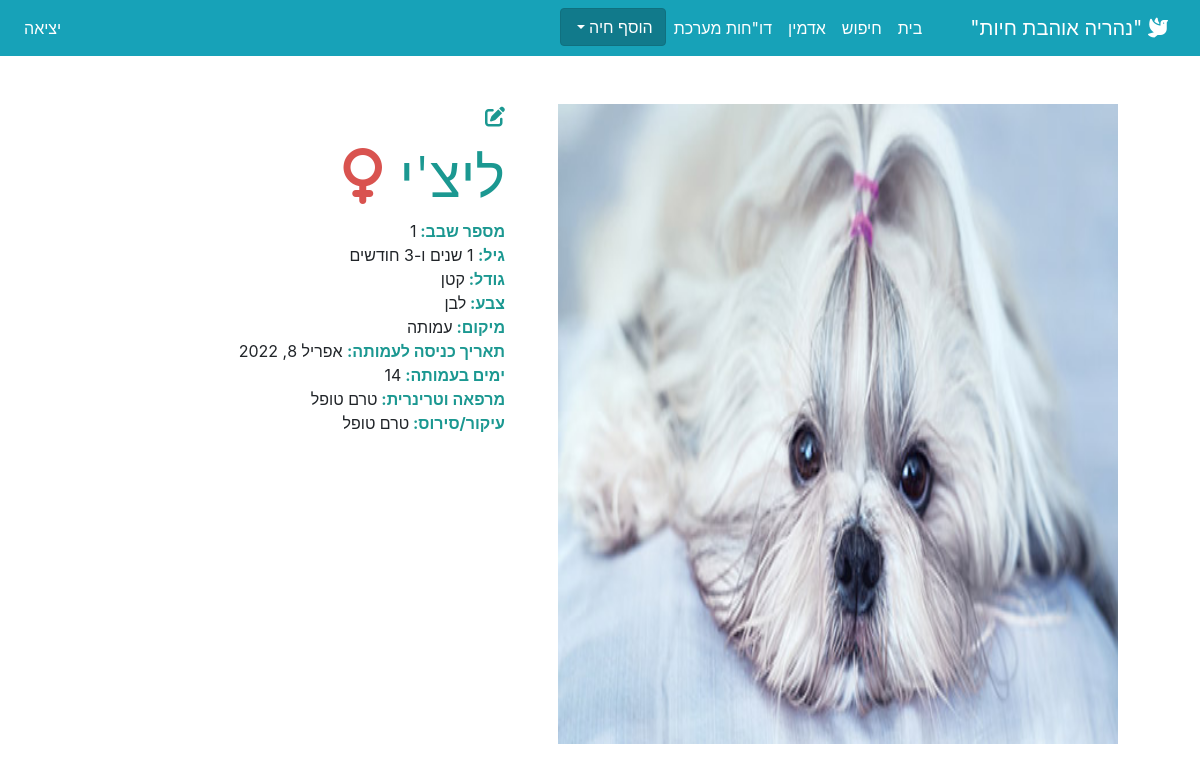
The page /dog/1/ on the database as committed earlier.
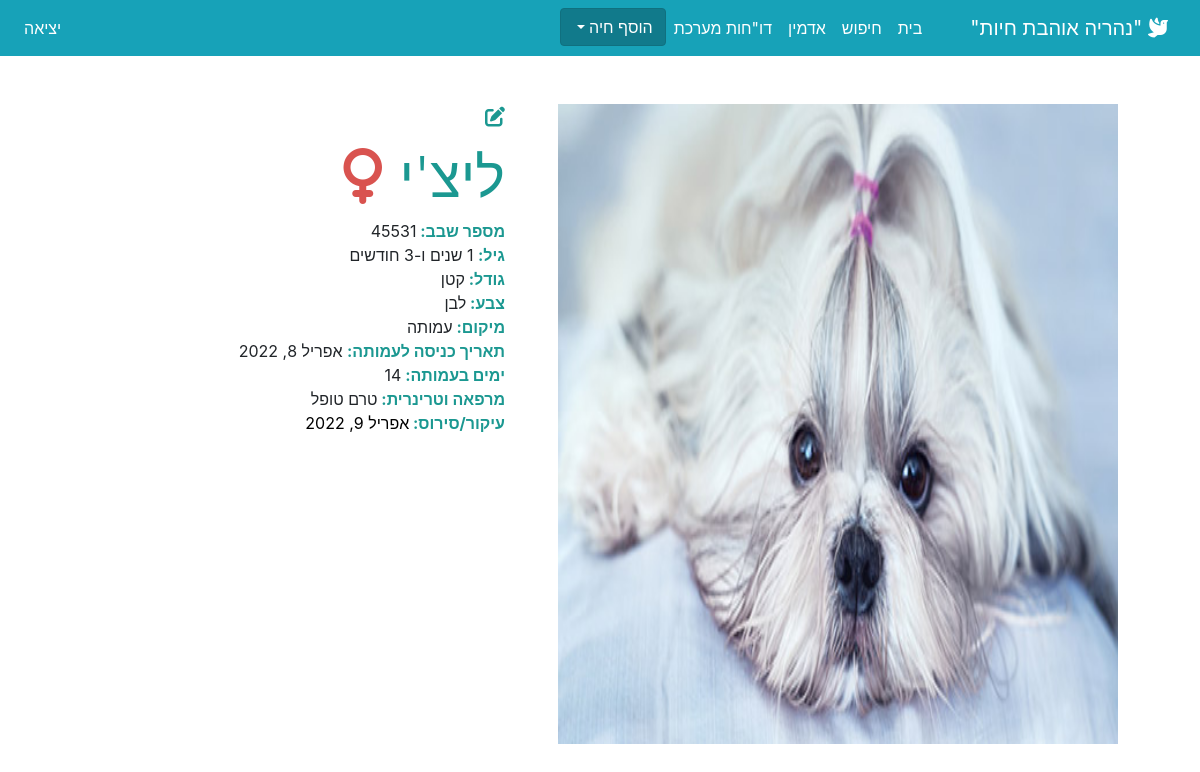
The same page on the database as committed later.
### shelter/models.py (models this page shows, shortened)
class Dog(models.Model):
    id = models.AutoField(primary_key=True)
    chip_number = models.IntegerField(blank=True, default=None, null=True, verbose_name=_('מספר שבב'))
    name = models.CharField(max_length=255, verbose_name=_('שם'))
    birth_date = models.DateField(default=datetime.date.today, verbose_name=_('תאריך לידה'))
    gender = models.CharField(choices=GENDER_CHOICES, max_length=6, verbose_name=_('מין'))
    image = models.ImageField(upload_to='mediaDogs/', default='media/generic_img.png', blank=True, verbose_name=_('הוסף תמונה'))
    size = models.CharField(choices=SIZE_CHOICES, max_length=255, verbose_name=_('גודל'))
    color = models.CharField(max_length=255, verbose_name=_('צבע'))
    description = models.TextField(max_length=255, blank=True, default=None, null = True, verbose_name=_('תיאור הכלב'))
    behaviour_description = models.TextField(max_length=255, blank=True, default=None, null=True,verbose_name=_('תיאור התנהגותי'))
    location = models.CharField(choices=PLACES, max_length=20, verbose_name=_('מיקום הכלב'))
    acceptance_date = models.DateField(default=datetime.date.today, verbose_name=_('תאריך קבלה לעמותה'))
    exit_date = models.DateField(default=datetime.date.today, verbose_name=_('תאריך יציאה מעמותה'))
    story = models.TextField(max_length=255, blank=True, default=None, null=True, verbose_name=_('סיפור הכלב'))
    clinic = models.TextField(max_length=255, blank=True, default=None, null=True, verbose_name=_('מרפאה וטרינרית'))
    sterilization = models.DateField(blank=True, null=True, verbose_name=_('סירוס/עיקור'))
    sterilization_approval = models.ImageField(upload_to='mediaDogs/', blank=True, default=None, verbose_name=_('אישור סירוס/עיקור'))
    notebook = models.BooleanField(default=False, verbose_name=_('יש פנקס חיסונים?'))
    vaccine_book_url = models.TextField(max_length=255, blank=True, default=None, null=True,verbose_name=_('קישור לפנקס חיסונים'))
    rabbies_vaccine = models.DateField(blank=True, null = True, verbose_name=_('חיסון כלבת'))
    next_treatment_rabies = models.DateField(blank=True, null=True, verbose_name=_('כלבת - תאריך הטיפול הבא'))
    rabies_vaccine_approval = models.ImageField(upload_to='mediaDogs/', null=False, default=None, verbose_name=_('אישור חיסון כלבת'))
    hexagonal_vaccine = models.DateField(blank=True, null = True, verbose_name=_('חיסון משושה'))
    next_treatment_hexagonal = models.DateField(blank=True, null = True, verbose_name=_('משושה - תאריך הטיפול הבא'))
    nonagonal_vaccine = models.DateField(blank=True, null = True, verbose_name=_('חיסון מתושע'))
    ocagonal_vaccine1 = models.DateField(blank=True, null = True, verbose_name=_('חיסון מתומן 1'))
    ocagonal_vaccine2 = models.DateField(blank=True, null = True, verbose_name=_('חיסון מתומן 2'))
    ocagonal_vaccine3 = models.DateField(blank=True, null = True, verbose_name=_('חיסון מתומן 3'))
    worming = models.DateField(blank=True, null = True, verbose_name=_('תילוע'))
    next_treatment_worming = models.DateField(blank=True, null=True, verbose_name=_('תילוע - תאריך הטיפול הבא'))
    simparica = models.DateField(blank=True, null = True, verbose_name=_('סימפריקה'))
    next_treatment_simparica = models.DateField(blank=True, null=True, verbose_name=_('סימפריקה - תאריך הטיפול הבא'))
    medical_comments = models.TextField(max_length=255, blank=True, default=None, null=True, verbose_name=_('הערות רפואיות'))
    next_treatment_comments = models.TextField(max_length=255, blank=True, default=None, null=True, verbose_name=_('הערות לטיפול הבא'))
    died = models.BooleanField(default=False, verbose_name=_('נפטר/ה'))
    death_date = models.DateField(blank=True, null=True, verbose_name=_('תאריך הפטירה'))
    death_reason = models.TextField(max_length=255, blank=True, default=None, null=True, verbose_name=_('סיבת פטירה'))
    adopter_id = models.IntegerField(default=None, blank=True, null=True, verbose_name=_('ת.ז. של המאמצ/ת'))
    adopter_name = models.TextField(max_length=255, blank=True, default=None, null=True, verbose_name=_('שם המאמצ/ת'))
    adoption_date = models.DateField(blank=True, null = True, verbose_name=_('תאריך אימוץ'))
    waiver_forms = models.TextField(max_length=255, blank=True, default=None, null=True, verbose_name=_('מסמך העברה'))
    returner_id = models.IntegerField(default=0, blank=True, null=True, verbose_name=_('ת.ז. של מחזיר הכלב/ה'))
    return_date = models.DateField(blank=True, null = True, verbose_name=_('תאריך החזרה'))
    reason_of_return = models.TextField(max_length=255, blank=True, default=None, null=True, verbose_name=_('סיבת ההחזרה'))
    giveaway_forms = models.TextField(max_length=255, blank=True, default=None, null=True, verbose_name=_('מסמך החזרה'))
    @property
    def age_years(self):
        if self.birth_date is not None:
            return datetime.date.today().year - self.birth_date.year
        else:
            return 0
    @property
    def age_months(self):
        if self.birth_date is not None:
            return datetime.date.today().month - self.birth_date.month
        else:
            return 0
    @property
    def days_in_the_association(self):
        if self.acceptance_date is not None and self.location == 'Association':
            return datetime.date.today().day - self.acceptance_date.day
        else:
            return 0

### shelter/views.py (the view)
# urls.py: path('dog/<int:dog_id>/', views.detail_dog, name='detail_dog'),
def detail_dog(request, dog_id):
    dog = get_object_or_404(Dog, pk=dog_id)
    dogs = Dog.objects.all()
    return render(request, 'detail_dog.html', {'dog': dog, 'dogs': dogs})

### shelter/templates/detail_dog.html (shortened to what this page needs)
{% extends 'base.html' %} {% block content %}
<div class="container" dir="rtl">
  <div class="row">
    <div class="col-md-7 mt-5">
      <img
        src="{{ dog.image.url }}"
        class="mx-auto d-block"
        style="height: 40rem; width: 35rem;"
        alt="{{ dog.image.url }}"
      />
    </div>
    <div class="col-md-4 mt-5 ml-2">
      <section class="row">
      <div><a href="/admin/shelter/dog/{{dog.id}}/change/"><i class="fas fa-edit fa-lg" style="color: #1b9891;"></i></a></div>
      </section>
      <section class="row">
        <h5 class="mt-3 display-4" style="color: #1b9891;">
        {{ dog.name }} {% if dog.gender == 'Male' %}
        <i class="fas fa-mars" style="color: #0275d8;"></i>
        {% elif dog.gender == 'Female' %}
        <i class="fas fa-venus" style="color: #d9534f;"></i>
        {% endif %}
        </h5>
      </section>
      <section class="row"><div> <span> מספר שבב: </span> {{ dog.chip_number }} </div></section>
      <section class="row"><div> <span> גיל:</span> {{ dog.age_years }} שנים ו-{{ dog.age_months }} חודשים </div></section>
      <section class="row"><div> <span> גודל: </span> {{ dog.get_size_display }} </div></section>
      <section class="row"><div> <span> צבע: </span> {{ dog.color }} </div></section>
      <section class="row"><div> <span> מיקום: </span> {{ dog.get_location_display }} </div></section>
      <section class="row">
        {% if dog.location == 'Association' %}
      <div> <span>תאריך כניסה לעמותה:</span> {{ dog.acceptance_date }} </div>
      <div> <span> ימים בעמותה: </span> {{ dog.days_in_the_association }} </div>
        {% elif dog.location != 'Association' %}
      <div> <span>תאריך יציאה מעמותה:</span> {{ dog.exit_date }} </div>
        {% endif %}</section>
      <section class="row">
      <div> <span> מרפאה וטרינרית: </span> {% if dog.clinic  %} {{ dog.clinic }} {% else %} טרם טופל {% endif %}</div></section>
      <section class="row">
      <div><span> עיקור/סירוס: </span>{% if dog.sterilization is None %} טרם טופל
      {% else %}<a href='{{dog.sterilization_approval.url}}'> {{ dog.sterilization }} </a></div>
      {% endif %}</section>
    </div>
  </div>
</div>
{% endblock content %}

Rows that differ between the two databases and show on the page:
changed Dog "ליצ'י": chip_number "1" → "45531"; sterilization (not shown) → "אפריל 9, 2022"
Other text that changed with them:
text no longer shown: "טרם טופל"
